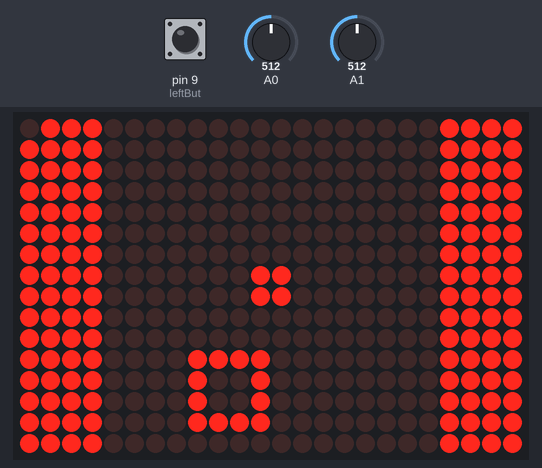
The sketch below on a simulated Arduino Uno, built with avr-gcc and run on an emulated ATmega328P. Shown: 24×16 LED matrix. The test bench sets the inputs (shaded band); at power-on: A0 = 512, A1 = 512, pin 9 (leftBut) LOW. Random numbers use the default seed unless the sketch sets one; what the sketch prints to the serial monitor is not drawn.

Above: at 2.6 s.
2.7 s: A0 set to 716
At 6.3 s:
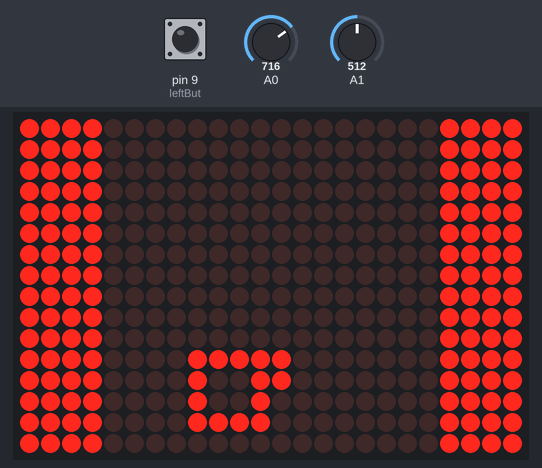
7.5 s: A1 set to 716
At 10.9 s:
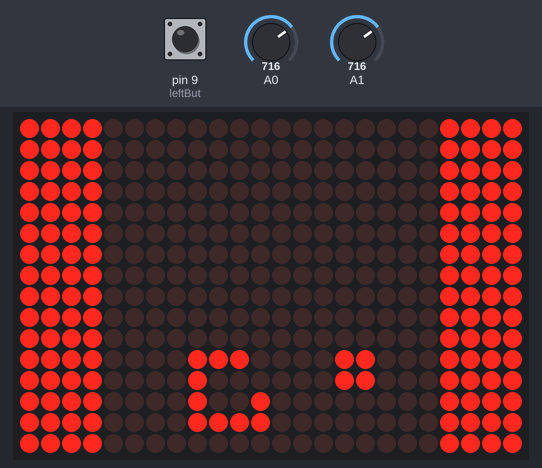
13.5 s: A0 set to 900
At 17.2 s:
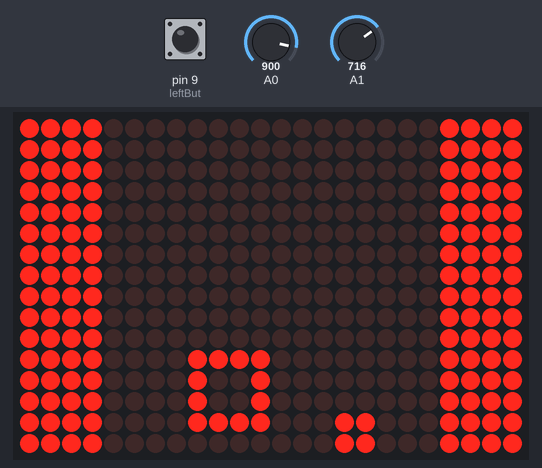
17.5 s: A1 set to 900
At 20.5 s:
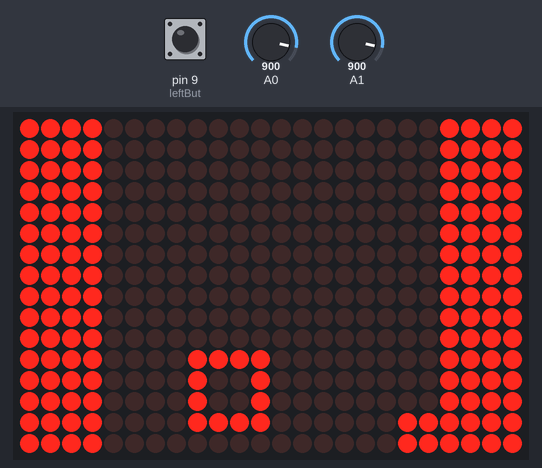
21.5 s: A0 set to 511
At 25.1 s:
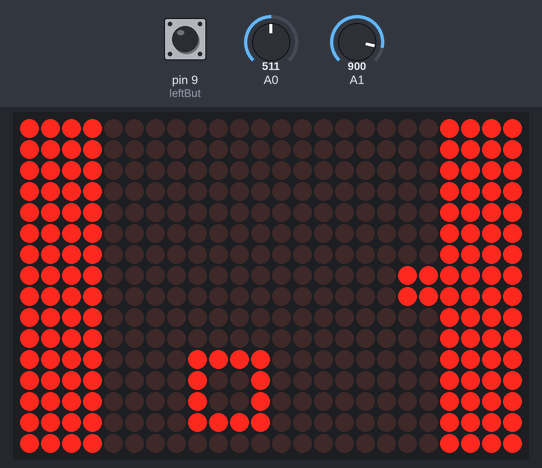
25.5 s: A1 set to 306
At 28.5 s:
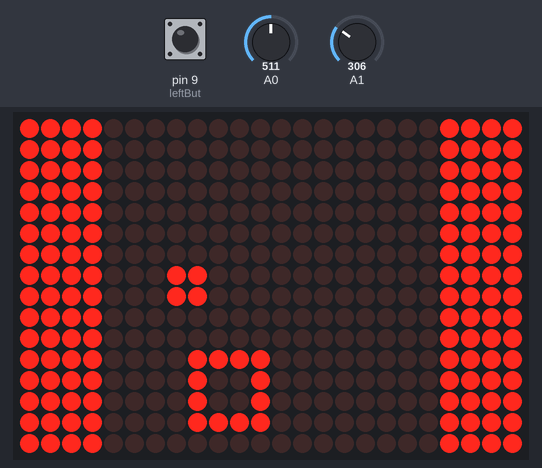
Timing chart, 0 to 30.0 s (numbered marks = the images above; inputs shaded):
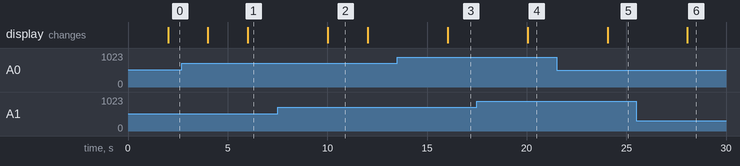

The sketch:

Module3_Part2.ino
```cpp
#include "Adafruit_HT1632.h"
#define HT_DATA 2
#define HT_WR   3
#define HT_CS   4
#define HT_CS2  5

Adafruit_HT1632LEDMatrix matrix =
  Adafruit_HT1632LEDMatrix(HT_DATA, HT_WR, HT_CS);

int leftBut = 9, score = 1;
int pixlPositionX, pixlPositionY;
int diagX, diagY, lowX, lowY, leftX, leftY;
int irandom = random(0, 13), jrandom = random(4, 17);
unsigned long timer;
unsigned long penalty;


void setup() {
  Serial.begin(9600);
  matrix.begin(ADA_HT1632_COMMON_16NMOS);
  pinMode(leftBut, INPUT);
  randomSeed(analogRead(0));
}

void loop() {

  int angY = analogRead(A0);
  int angX = analogRead(A1);
  //Serial.print(angX);
  //Serial.print(' ');
  //Serial.println(angY);
  bool valL = digitalRead(leftBut);
  //matrix.setPixel(jrandom, irandom);

  Serial.println(valL);
  startTime(timer);

  endTime(timer, valL, penalty);

  matrix.drawRect(jrandom, irandom, 4, 4, 1);

  //Prints the boarder LED's
  for (int i = 0; i < 16; i++) {
    for (int j = 0; j < 24; j++) {
      if (j < 4 || j > 19) {
        matrix.setPixel(j, i);
      }
    }
  }

  //Clears the old pixels
  matrix.clrPixel(pixlPositionX, pixlPositionY);
  matrix.clrPixel(diagX, diagY);
  matrix.clrPixel(lowX, lowY);
  matrix.clrPixel(leftX, leftY);

  //making the lead pixel
  pixlPositionX = ((angX / 48) + 1);
  pixlPositionY = ((angY / 48) - 2);

  //borders
  if (pixlPositionX > 18) pixlPositionX = 18;
  if (pixlPositionX < 4) pixlPositionX = 4;
  if (pixlPositionY < 1) pixlPositionY = 1;
  if (pixlPositionY > 15) pixlPositionY = 15;

  //making the other 3 pixels
  diagY = pixlPositionY - 1;
  diagX = pixlPositionX + 1;
  lowY = pixlPositionY - 1;
  lowX = pixlPositionX;
  leftY = pixlPositionY;
  leftX = pixlPositionX + 1;

  //setting the 2x2
  matrix.setPixel(pixlPositionX, pixlPositionY);
  matrix.setPixel(diagX, diagY);
  matrix.setPixel(lowX, lowY);
  matrix.setPixel(leftX, leftY);


  if ((valL == 1) && (pixlPositionX == jrandom + 1) && (pixlPositionY == irandom + 2)) score = 1;
  else score = 0;
  if (score == 1) {
 //   matrix.clrPixel(jrandom, irandom);
  matrix.drawRect(jrandom, irandom, 4, 4, 0);
    irandom = random(0, 13);
    jrandom = random(4, 17);
     matrix.drawRect(jrandom, irandom, 4, 4, 1);
    score = 0;
  }

  //draw
  matrix.writeScreen();
}

void startTime(unsigned long timer){
 Serial.print("Start Time: ");
 timer = millis();
 Serial.print(' ');
 Serial.print(timer);
 Serial.print(' ');
 delay(1000);
}
void endTime(unsigned long timer, int valL, unsigned long penalty){

  if(valL == 1){
    delay(100);
    penalty = penalty + 5000;
  }
  Serial.print("End Time: ");
  timer = millis();
  timer = timer + penalty;
  Serial.println(timer);
  Serial.print(' ');
  Serial.print("Penalty Time: ");
  Serial.print(' ');
  Serial.println(penalty);
  delay(1000);

}
```

Measured:
- after the input at 7.5 s, the display: changes after 2.5 s (image 2)
- after the input at 13.5 s, the display: changes after 2.5 s (image 3)
- after the input at 17.5 s, the display: changes after 2.5 s (image 4)
- after the input at 21.5 s, the display: changes after 2.6 s (image 5)
- after the input at 25.5 s, the display: changes after 2.6 s (image 6)
- what the display in image 2 shows lasts 2.0 s, from 10.0 s to 12.0 s
